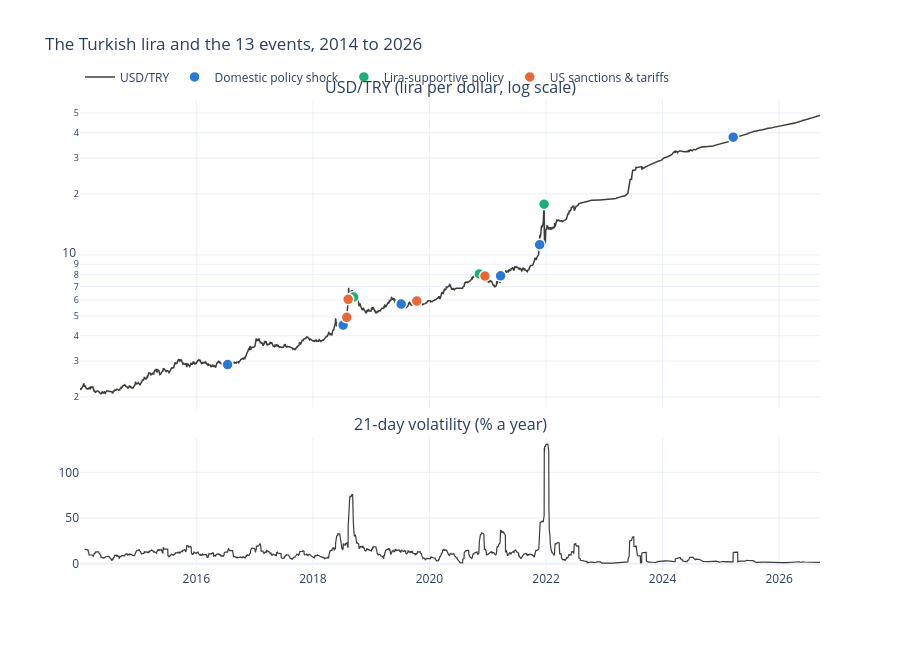

The code cell stored with this chart in its notebook:
### Markdown cell above
## 12. Interactive chart

The Plotly chart I started in my first version, finished: hover over any event marker for what happened and the abnormal move. (GitHub does not display interactive charts, so it is also saved as `figures/usdtry_interactive.html`, which opens in any browser.)

### Code cell
pfig = make_subplots(rows=2, cols=1, shared_xaxes=True, row_heights=[0.7, 0.3], vertical_spacing=0.06,
                     subplot_titles=("USD/TRY (lira per dollar, log scale)", "21-day volatility (% a year)"))
pfig.add_trace(go.Scatter(x=df.index, y=df["Close"], mode="lines", name="USD/TRY",
                          line=dict(color=NEUTRAL, width=1.5), hovertemplate="%{x|%d %b %Y}: %{y:.3f}<extra></extra>"), 1, 1)
pfig.add_trace(go.Scatter(x=df.index, y=df["Volatility"] * 100, mode="lines", name="Volatility", showlegend=False,
                          line=dict(color=NEUTRAL, width=1.2), hovertemplate="%{x|%d %b %Y}: %{y:.0f}%<extra></extra>"), 2, 1)
for cat, grp in results.groupby("category"):
    level = df["Close"].reindex(grp["day0"]).values
    info = [f"<b>{s}</b><br>{d:%d %b %Y}<br>Days 0-1: {m1:+.1f}%<br>Days 0-60: {m60:+.1f}%"
            for s, d, m1, m60 in zip(grp["short"], grp["date"], grp["move_1"], grp["move_60"])]
    pfig.add_trace(go.Scatter(x=grp["day0"], y=level, mode="markers", name=cat, text=info,
                              marker=dict(color=COLORS[cat], size=11, line=dict(color="white", width=1.5)),
                              hovertemplate="%{text}<extra></extra>"), 1, 1)
pfig.update_yaxes(type="log", row=1, col=1)
pfig.update_layout(template="plotly_white", height=650, title="The Turkish lira and the 13 events, 2014 to 2026",
                   legend=dict(orientation="h", y=1.08, x=0))
pfig.write_html(FIG_DIR / "usdtry_interactive.html", include_plotlyjs="cdn")
pfig.show()

### Figure 1 — Plotly figure (JSON) as saved in the notebook; plotly's stock layout.template omitted (floating-point values rounded to 4 significant figures; data arrays with more than 128 entries replaced by an {"elided": "..."} marker saying what was removed)
{"data": [{"hovertemplate": "%{x|%d %b %Y}: %{y:.3f}<extra></extra>", "line": {"color": "#3d3d3a", "width": 1.5}, "mode": "lines", "name": "USD/TRY", "type": "scatter", "x": {"elided": "3250 str values"}, "xaxis": "x", "y": {"elided": "3250 float values"}, "yaxis": "y"}, {"hovertemplate": "%{x|%d %b %Y}: %{y:.0f}%<extra></extra>", "line": {"color": "#3d3d3a", "width": 1.2}, "mode": "lines", "name": "Volatility", "showlegend": false, "type": "scatter", "x": {"elided": "3250 str values"}, "xaxis": "x2", "y": {"elided": "3250 float values"}, "yaxis": "y2"}, {"hovertemplate": "%{text}<extra></extra>", "marker": {"color": "#2a78d6", "line": {"color": "white", "width": 1.5}, "size": 11}, "mode": "markers", "name": "Domestic policy shock", "text": ["<b>Coup attempt</b><br>15 Jul 2016<br>Days 0-1: +2.3%<br>Days 0-60: +3.8%", "<b>Albayrak made finance minister</b><br>09 Jul 2018<br>Days 0-1: +1.8%<br>Days 0-60: +21.5%", "<b>Governor Çetinkaya sacked</b><br>06 Jul 2019<br>Days 0-1: +1.5%<br>Days 0-60: -4.2%", "<b>Governor Ağbal sacked</b><br>20 Mar 2021<br>Days 0-1: +8.4%<br>Days 0-60: +15.4%", "<b>Erdoğan defends rate cuts</b><br>22 Nov 2021<br>Days 0-1: +12.7%<br>Days 0-60: +15.4%", "<b>İmamoğlu detained</b><br>19 Mar 2025<br>Days 0-1: +3.6%<br>Days 0-60: +4.1%"], "type": "scatter", "x": ["2016-07-15T00:00:00.000000", "2018-07-09T00:00:00.000000", "2019-07-08T00:00:00.000000", "2021-03-22T00:00:00.000000", "2021-11-22T00:00:00.000000", "2025-03-19T00:00:00.000000"], "xaxis": "x", "y": [2.887, 4.518, 5.734, 7.89, 11.24, 37.99], "yaxis": "y"}, {"hovertemplate": "%{text}<extra></extra>", "marker": {"color": "#1baf7a", "line": {"color": "white", "width": 1.5}, "size": 11}, "mode": "markers", "name": "Lira-supportive policy", "text": ["<b>CBRT hikes to 24%</b><br>13 Sep 2018<br>Days 0-1: -4.5%<br>Days 0-60: -27.4%", "<b>Governor Uysal out, Albayrak quits</b><br>07 Nov 2020<br>Days 0-1: -3.5%<br>Days 0-60: -22.9%", "<b>FX-protected deposits (KKM)</b><br>20 Dec 2021<br>Days 0-1: -23.1%<br>Days 0-60: -21.5%"], "type": "scatter", "x": ["2018-09-13T00:00:00.000000", "2020-11-09T00:00:00.000000", "2021-12-20T00:00:00.000000"], "xaxis": "x", "y": [6.202, 8.061, 17.78], "yaxis": "y"}, {"hovertemplate": "%{text}<extra></extra>", "marker": {"color": "#eb6834", "line": {"color": "white", "width": 1.5}, "size": 11}, "mode": "markers", "name": "US sanctions & tariffs", "text": ["<b>US sanctions two ministers</b><br>01 Aug 2018<br>Days 0-1: +3.2%<br>Days 0-60: +8.5%", "<b>US doubles metal tariffs</b><br>10 Aug 2018<br>Days 0-1: +27.3%<br>Days 0-60: -6.7%", "<b>US sanctions ministries (Syria)</b><br>14 Oct 2019<br>Days 0-1: +0.3%<br>Days 0-60: -0.1%", "<b>US CAATSA sanctions on SSB</b><br>14 Dec 2020<br>Days 0-1: -0.7%<br>Days 0-60: -10.3%"], "type": "scatter", "x": ["2018-08-01T00:00:00.000000", "2018-08-10T00:00:00.000000", "2019-10-14T00:00:00.000000", "2020-12-14T00:00:00.000000"], "xaxis": "x", "y": [4.929, 6.05, 5.931, 7.871], "yaxis": "y"}], "layout": {"annotations": [{"font": {"size": 16}, "showarrow": false, "text": "USD/TRY (lira per dollar, log scale)", "x": 0.5, "xanchor": "center", "xref": "paper", "y": 1.0, "yanchor": "bottom", "yref": "paper"}, {"font": {"size": 16}, "showarrow": false, "text": "21-day volatility (% a year)", "x": 0.5, "xanchor": "center", "xref": "paper", "y": 0.282, "yanchor": "bottom", "yref": "paper"}], "height": 650, "legend": {"orientation": "h", "x": 0, "y": 1.08}, "title": {"text": "The Turkish lira and the 13 events, 2014 to 2026"}, "xaxis": {"anchor": "y", "domain": [0.0, 1.0], "matches": "x2", "showticklabels": false}, "xaxis2": {"anchor": "y2", "domain": [0.0, 1.0]}, "yaxis": {"anchor": "x", "domain": [0.342, 1.0], "type": "log"}, "yaxis2": {"anchor": "x2", "domain": [0.0, 0.282]}}}
